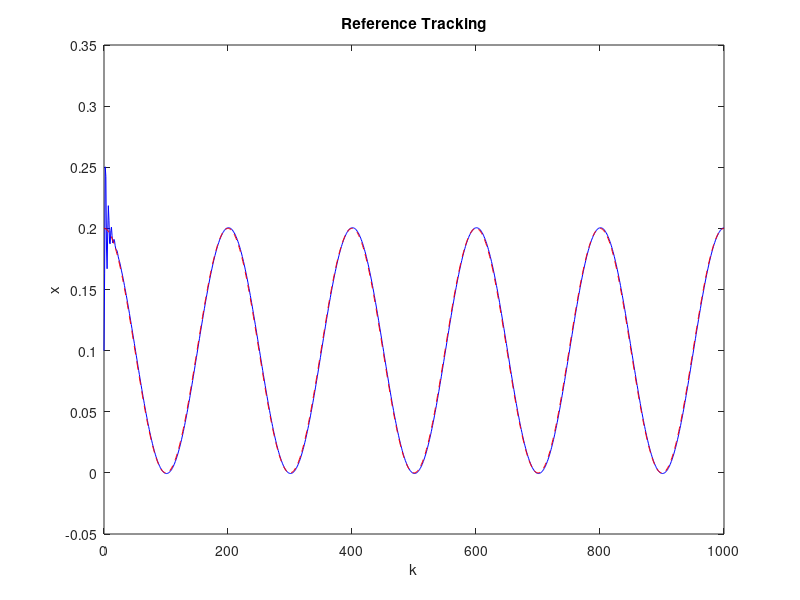
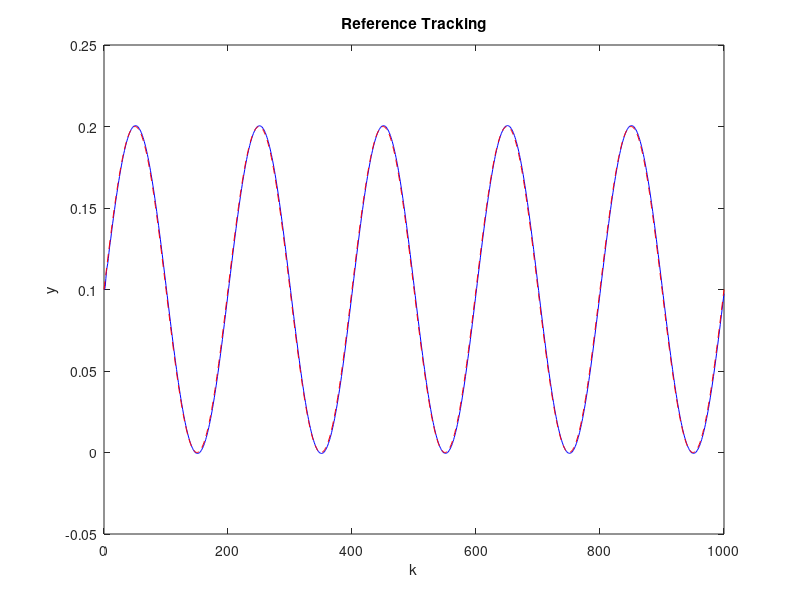
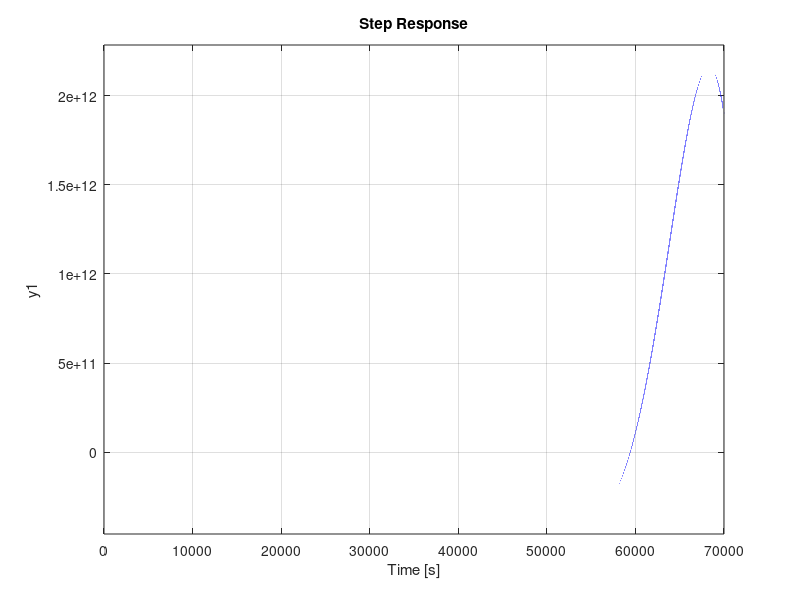

Here is the MATLAB script that generated these plots, in order:
%% Applying input saturation to allow linearity:

clear all; close all;


g = 9.81;
Ac = [0 1 0 0;0 0 0 0; 0 0 0 1;0 0 0 0];
Bc = (-5/7)*g*[0 0 ;1 0;0 0; 0 1];
Cc = [1 0 0 0; 0 0 1 0];
Dc = [0 0 ;0 0 ];
x0 = [0.1;0;0.1;0]; % Initial point

Ts = 0.1;
ss_c = ss(Ac,Bc,Cc,Dc); % state space definition 
ss_d = c2d(ss_c,Ts,'zoh'); %discritization using matlab function 
A = ss_d.A;
B = ss_d.B;
C = ss_d.C;
D = ss_d.D;
[nx,nu] = size(B);

Ts = 0.1;
ss_c = ss(Ac, Bc, Cc, Dc);
sys_tf = tf(ss_c);
sys_tf1 = tf(ss_c(1, 1));
sys_tf2 = tf(ss_c(2, 2));

[A_1, B_1, C_1, D_1] = ssdata(sys_tf1);
[A_2, B_2, C_2, D_2] = ssdata(sys_tf2);

dsys1=c2d(sys_tf1,Ts,'z');
[num,den]=tfdata(dsys1,'v');

dsys2=c2d(sys_tf2,Ts,'z');
[num2,den2]=tfdata(dsys2,'v');

%% Design controller
% sisotool(sys_tf1)
Kp = -0.1;
Ki = -0.001;
Kd = -18;

%% Ball & plate system
k_sim = 1000;
t= Ts*(0:k_sim); % Time vector
r = 0.1; % Radius of the circular reference trajectory
T = 20; % Period of the circular reference trajectory
x_center = 0.1;
y_center = 0.1;
x_ref = [r*cos(2*pi*t/T); zeros(1, k_sim+1); r*sin(2*pi*t/T); zeros(1, k_sim+1)]; % Reference trajectory

x_ref(1,:) = x_ref(1,:) + x_center; % Add x-coordinate of the center
x_ref(3,:) = x_ref(3,:) + y_center; % Add y-coordinate of the center
 %time steps 
xk = [x0 zeros(nx,k_sim)]; %constructing the displacment matrix including I.c
uk = zeros(nu,k_sim); %constructing the velocity matrix
D_x = 0;
I_x = 0;
error_previous_x = 0;
derivative_previous_x = 0;
I_y = 0;
D_y = 0;
error_previous_y = 0;
derivative_previous_y = 0;
track_error_hist = [];
for k = 1:k_sim
     % Error compensation in x
     track_error =  x_ref(:,k)- xk(:,k);
     track_error_hist = [track_error_hist track_error];
     track_error_x = track_error(1);
     track_error_y = track_error(3);
     P_x = Kp * track_error_x;
     I_x = I_x + Ki * track_error_x;
     D_x = Kd * (track_error_x - error_previous_x);
     P_y = Kp * track_error_y;
     I_y = I_y + Ki * track_error_y;
     D_y = Kd * (track_error_y - error_previous_y); 
     
    uk(:,k) = [(P_x + I_x + D_x); (P_y + I_y + D_y)];
%     uk(:,k) = [-0.01; -0.01];
%     uk(:,k) = min(max(uk(:,k),((-5*pi)/180)*ones(nu,1)),((5*pi)/180)*ones(nu,1));
    xk(:,k+1) = A*xk(:,k)+B*uk(:,k); % constructing X based on the S.S eq.
    error_previous_x = track_error_x;
    error_previous_y = track_error_y;
    derivative_previous_x = D_x;
    derivative_previous_y = D_y;
end

figure()
plot(0:k_sim, xk(1,:), 'b', 0:k_sim, x_ref(1,:), 'r--') % Plot x component of the state and reference trajectory
title('Reference Tracking');
xlabel('k');
ylabel('x');

figure()
plot(0:k_sim, xk(3,:), 'b', 0:k_sim, x_ref(3,:), 'r--') % Plot y component of the state and reference trajectory
title('Reference Tracking');
xlabel('k');
ylabel('y');

figure()
plot(xk(1,:), xk(3,:), 'b', x_ref(1,:), x_ref(3,:), 'r--') % Plot the trajectory in the xy plane
title('Reference Tracking');
xlabel('x');
ylabel('y');

legend('Tracked Trajectory', 'Reference Trajectory');

%% test if controller is cl stable
s = tf('s');
N = 1;
Ctest = Kp + 1/s*(Ki) + Kd*(1/(1+N*(1/s)));
C_d = c2d(Ctest,Ts);
step(1/1+dsys1*C_d)

